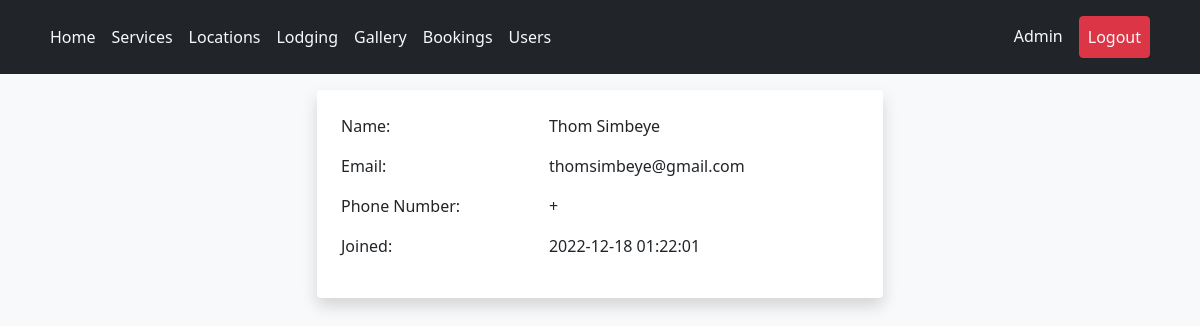
The page /pages/account.view.php?viewing=1 (signed in) on the database its author committed.
### tables this page shows
CREATE TABLE `users` (
  `id` int(11) NOT NULL,
  `email` varchar(60) DEFAULT NULL,
  `first_name` varchar(60) DEFAULT NULL,
  `last_name` varchar(60) DEFAULT NULL,
  `phone_no` varchar(12) DEFAULT NULL,
  `password` longtext NOT NULL,
  `is_admin` tinyint(1) NOT NULL,
  `joined` datetime DEFAULT current_timestamp()
);

### api/get_user.php (called while the page is built)
<?php
function get_profile($email, $db_connection){
    $sql = "SELECT * FROM users WHERE email = ?";
    if($stmt = $db_connection->prepare($sql)){
        $stmt->bind_param("s", $email);
        if($stmt->execute()){
            $result = $stmt->get_result();
            if($result->num_rows == 1){
                $row = $result->fetch_array(MYSQLI_ASSOC);
                return $row;
            }
        }
    }
}
function get_profile_by_id($id, $db_connection){
    $sql = "SELECT * FROM users WHERE id = ?";
    if($stmt = $db_connection->prepare($sql)){
        $stmt->bind_param("s", $id);
        if($stmt->execute()){
            $result = $stmt->get_result();
            if($result->num_rows == 1){
                $row = $result->fetch_array(MYSQLI_ASSOC);
                return $row;
            }
        }
    }
}

### inc/session.php (called while the page is built, shortened)
<?php
require_once "../scripts/connect.php";
include_once "../api/get_user.php";
if (!(isset($_SESSION["loggedin"]) && $_SESSION["loggedin"] === true)) {
    header('location: login.php');
    exit();
} else {
    $user = get_profile($_SESSION['email'], $db_connection);
}
?>

### pages/account.view.php (the view, shortened to what this page needs)
<?php
include_once "../inc/session.php";
if (isset($_GET['viewing'])) {
    $account = get_profile_by_id($_GET['viewing'], $db_connection);
}
?>
<!DOCTYPE html>
<html lang="en">
<head>
    <?php include_once "../inc/head.php"; ?>
</head>
<body class="bg-light">
<?php include_once "../inc/navbar.php"; ?>
<div class="container p-3">
    <div class="row">
        <div class="col-6 shadow p-3 mb-5 bg-body rounded mx-auto">
            <table class="table table-borderless">
                <tr>
                    <td>Name:</td><td><?php echo $account['first_name'] .' '. $account['last_name']; ?></td>
                </tr>
                <tr>
                    <td>Email:</td><td><?php echo $account['email']; ?></td>
                </tr>
                <tr>
                    <td>Phone Number:</td><td>+<?php echo $account['phone_no']; ?></td>
                </tr>
                <tr>
                    <td>Joined:</td><td><?php echo $account['joined']; ?></td>
                </tr>
            </table>
        </div>
    </div>
</div>
</body>
</html>

### inc/navbar.php
<header class="p-3 bg-dark text-white sticky-top">
    <div class="container">
      <div class="d-flex flex-wrap align-items-center justify-content-center justify-content-lg-start">
        <ul class="nav col-12 col-lg-auto me-lg-auto mb-2 justify-content-center mb-md-0">
            <li class="nav-item"><a href="/Mwape/" class="nav-link link-light px-2">Home</a></li>
            <li class="nav-item"><a href="/Mwape/index.php#services" class="nav-link link-light px-2">Services</a></li>
            <li class="nav-item"><a href="/Mwape/pages/location.php" class="nav-link link-light px-2">Locations</a></li>
            <li class="nav-item"><a href="/Mwape/pages/lodging.php" class="nav-link link-light px-2">Lodging</a></li>
            <li class="nav-item"><a href="/Mwape/pages/gallery.php" class="nav-link link-light px-2">Gallery</a></li>
            <?php
            if (isset($_SESSION['email'])) {
                echo '<li class="nav-item"><a href="/Mwape/pages/booking.php" class="nav-link link-light px-2">Bookings</a></li>';
                if ($user['is_admin'] == true) {
                    echo '<li class="nav-item"><a href="/Mwape/pages/users.php" class="nav-link link-light px-2">Users</a></li>';
                }
            }
            ?>
        </ul>
        <div class="text-end">
            <ul class="nav">
                <?php
                if (isset($_SESSION['email'])) {
                echo '<li class="nav-item"><a href="/Mwape/pages/account.php" class="nav-link link-light px-2">'.$user['first_name'].' '.$user['last_name'].'</a></li>
                <li class="nav-item"><a href="/Mwape/scripts/logout.process.php" class="nav-link link-light px-2 btn btn-danger mx-2">Logout</a></li>';
                } else {
                echo '<li class="nav-item"><a href="/Mwape/pages/login.php" class="btn btn-outline-light-me-2 nav-link link-light px-2 mx-2">Login</a></li>
                <li class="nav-item"><a href="/Mwape/pages/signup.php" class="btn btn-warning nav-link link-light px-2 mx-2">Sign up</a></li>';
                }
                ?>
            </ul>
        </div>
      </div>
    </div>
</header>

### rows shown on the page
users: first_name "Admin"
users: first_name "Thom", last_name "Simbeye", email "thomsimbeye@gmail.com", joined "2022-12-18 01:22:01"
